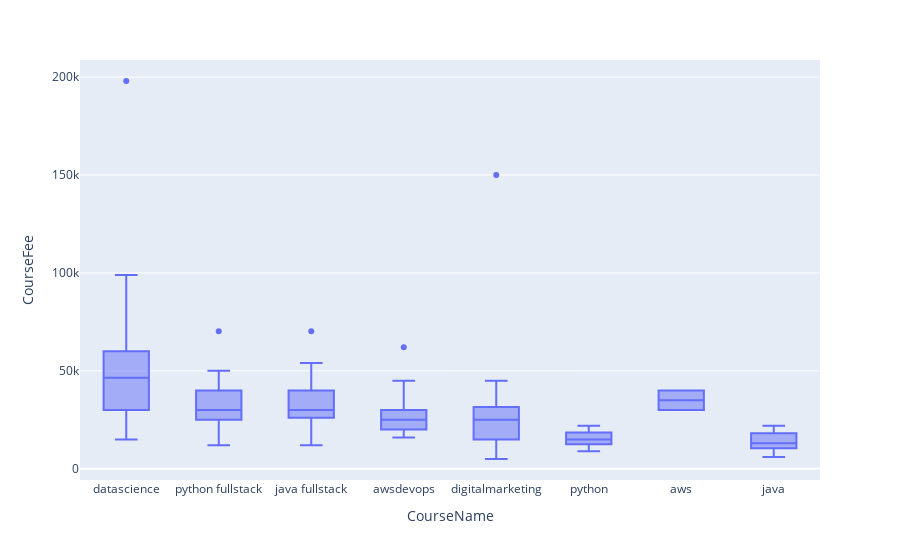

This figure's notebook cell:
### Markdown cell above
**Visual**

### Code cell
px.box(data,x='CourseName',y='CourseFee')

### Figure 1 — Plotly figure (JSON) as saved in the notebook; plotly's stock layout.template omitted (floating-point values rounded to 4 significant figures; data arrays with more than 128 entries replaced by an {"elided": "..."} marker saying what was removed)
{"data": [{"alignmentgroup": "True", "hovertemplate": "CourseName=%{x}<br>CourseFee=%{y}<extra></extra>", "legendgroup": "", "marker": {"color": "#636efa"}, "name": "", "notched": false, "offsetgroup": "", "orientation": "v", "showlegend": false, "type": "box", "x": {"elided": "217 str values"}, "x0": " ", "xaxis": "x", "y": {"elided": "217 int values"}, "y0": " ", "yaxis": "y"}], "layout": {"autosize": true, "boxmode": "group", "legend": {"tracegroupgap": 0}, "margin": {"t": 60}, "xaxis": {"anchor": "y", "autorange": true, "domain": [0, 1], "range": [-0.5, 7.5], "title": {"text": "CourseName"}, "type": "category"}, "yaxis": {"anchor": "x", "autorange": true, "domain": [0, 1], "range": [-5722.0, 208700.0], "title": {"text": "CourseFee"}, "type": "linear"}}}
